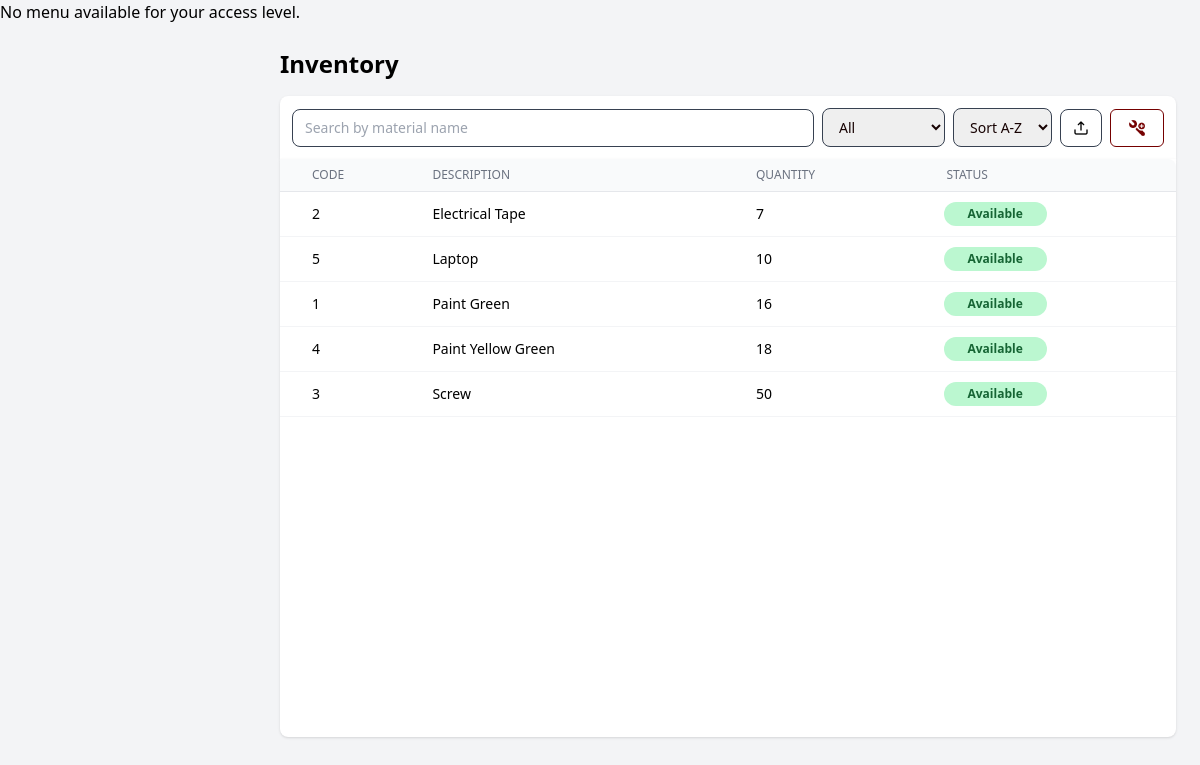
The app's page /app/modules/shared/views/inventory.php (signed in) with its own data.
### tables this page shows
CREATE TABLE `materials` (
  `material_code` int(10) unsigned NOT NULL,
  `material_desc` varchar(50) NOT NULL,
  `qty` int(11) NOT NULL DEFAULT 0,
  `material_status` varchar(50) NOT NULL,
  PRIMARY KEY (`material_code`)
);

### app/core/BaseModel.php (called while the page is built, shortened)
<?php
class BaseModel {
    protected $host = 'localhost';
    protected $user = 'root';
    protected $pass = '';
    protected $name = 'u_request';
    private function connect() {
        $this->db = @new mysqli($this->host, $this->user, $this->pass, $this->name);
    }
}

### app/controllers/MaterialController.php (called while the page is built, shortened)
<?php
require_once __DIR__ . '/../models/MaterialModel.php';
require_once __DIR__ . '/../core/BaseModel.php';
class MaterialController extends BaseModel{
    private $model;
    public function __construct(){
        $this->model = new MaterialModel();
    }
    public function getFiltered($search = '', $status = 'all', $order = 'az'){
        return $this->model->getFilteredMaterials($search, $status, $order);
    }
}

### app/models/MaterialModel.php (called while the page is built, shortened)
<?php
require_once __DIR__ . '/../core/BaseModel.php';
class MaterialModel extends BaseModel
{
    private $table = "materials";
    public function getFilteredMaterials($search = '', $status = 'all', $order = 'az')
    {
        $sql = "SELECT * FROM " . $this->table . " WHERE 1=1";
        $direction = ($order === 'za') ? "DESC" : "ASC";
        $sql .= " ORDER BY material_desc $direction";
        $stmt = $this->db->prepare($sql);
        $stmt->execute();
        $result = $stmt->get_result();
        return $result ? $result->fetch_all(MYSQLI_ASSOC) : [];
    }
}

### app/modules/shared/views/inventory.php (the view, shortened to what this page needs)
<?php
require_once __DIR__ . '/../../../controllers/MaterialController.php';
$materialController = new MaterialController();
$search = $_GET['search'] ?? '';
$status = $_GET['status'] ?? 'all';
$order = $_GET['order'] ?? 'az';
$materials = $materialController->getFiltered($search, $status, $order);
?>
<!DOCTYPE html>
<html lang="en">
<head>
  <link rel="stylesheet" href="/public/assets/css/output.css" />
</head>
<body class="bg-gray-100 overflow-hidden">
  <?php
  if ($_SESSION['access_level'] == 1) {
      include COMPONENTS_PATH . '/superadmin_menu.php';
  } elseif ($_SESSION['access_level'] == 2) {
      include COMPONENTS_PATH . '/gsu_menu.php';
  } else {
      echo "<p>No menu available for your access level.</p>";
  }
  ?>
  <main class="ml-16 md:ml-64 flex flex-col min-h-screen transition-all duration-300">
    <div class="p-6">
      <h1 class="text-2xl font-bold mb-4">Inventory</h1>
      <div x-data="{ showDetails: false, selected: {}, addmaterial: false }" class="grid grid-cols-1 md:grid-cols-3 gap-4">
        <div :class="showDetails ? 'col-span-2' : 'col-span-3'">
          <div class="p-3 flex flex-wrap gap-2 justify-between items-center bg-white shadow rounded-t-lg">
            <input type="text" id="search" placeholder="Search by material name" class="flex-1 min-w-[200px] input-field">
            <select id="statusFilter" class="input-field">
              <option value="all">All</option>
            </select>
            <select id="sortMaterials" class="input-field">
              <option value="az">Sort A-Z</option>
            </select>
            <button title="Export" id="export" class="btn-upper">
                <img src="/public/assets/img/export.png" alt="User" class="size-4 my-0.5">
            </button>
            <div x-data="{ showModal: false }">
              <button @click="showModal = true" title="Add new material" class="btn btn-secondary">
                <img src="/public/assets/img/add-material.png" alt="User" class="size-5 ">
              </button>
            </div>
          </div>
          <div class="overflow-x-auto h-[578px] overflow-y-auto rounded-b-lg shadow bg-white">
            <table class="min-w-full divide-y divide-gray-200 bg-white rounded-lg p-2">
              <thead class="bg-gray-50 sticky top-0">
                <tr>
                  <th class="pl-8 py-2 text-left text-xs font-medium text-gray-500 uppercase">Code</th>
                  <th class="px-4 py-2 text-left text-xs font-medium text-gray-500 uppercase">Description</th>
                  <th class="px-4 py-2 text-left text-xs font-medium text-gray-500 uppercase">Quantity</th>
                  <th class="px-4 py-2 text-left text-xs font-medium text-gray-500 uppercase rounded-tr-lg">Status</th>
                </tr>
              </thead>
              <tbody id="table" class="text-sm">
                <?php if (!empty($materials)) { ?>
                  <?php foreach ($materials as $row) {
                    $status = ($row['qty'] == 0) ? 'Unavailable' : 'Available';
                    $rowJson = htmlspecialchars(json_encode([
                      'material_code'   => $row['material_code'],
                      'material_desc'   => $row['material_desc'],
                      'qty'             => $row['qty'],
                      'material_status' => $status,
                    ]), ENT_QUOTES, 'UTF-8');
                  ?>
                    <tr
                      @click="selected = <?= $rowJson ?>; showDetails = true"
                      data-code="<?= $row['material_code']; ?>"
                      class="hover:bg-gray-100 cursor-pointer text-left border-b border-gray-100">
                      <td class="pl-8 py-3"><?= htmlspecialchars($row['material_code']) ?></td>
                      <td class="px-4 py-3"><?= htmlspecialchars($row['material_desc']) ?></td>
                      <td class="px-4 py-3"><?= htmlspecialchars($row['qty']) ?></td>
                      <td>
                        <span class="inline-block px-4 ml-3 py-1 text-xs font-semibold rounded-xl <?= $status === 'Available' ? 'bg-green-200 text-green-800 px-6' : 'bg-red-100 text-red-800' ?>"><?= $status ?></span>
                      </td>
                    </tr>
                  <?php } ?>
                <?php } else { ?>
                  <tr>
                    <td colspan="4" class="text-center py-3">No materials found</td>
                  </tr>
                <?php } ?>
              </tbody>
            </table>
          </div>
        </div>
      </div>
    </div>
  </main>
</body>
</html>

### records on screen
materials: material_code "2", material_desc "Electrical Tape", qty "7", qty "Available"
materials: material_code "5", material_desc "Laptop", qty "10", qty "Available"
materials: material_code "1", material_desc "Paint Green", qty "16", qty "Available"
materials: material_code "4", material_desc "Paint Yellow Green", qty "18", qty "Available"
materials: material_code "3", material_desc "Screw", qty "50", qty "Available"
